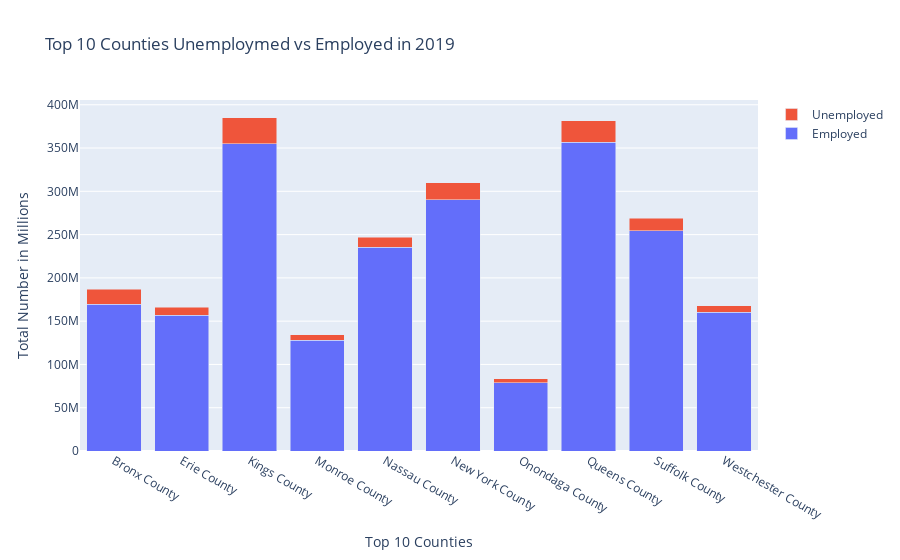

Write notebook code for a chart like this one.
### Code cell
df = UNEMPLOYMENT_BY_Area

x = df['Area']
fig = go.Figure(go.Bar(x=x, y=df['Employed'], name='Employed'))
fig.add_trace(go.Bar(x=x, y=df['Unemployed'], name='Unemployed'))

fig.update_layout(title_text='Top 10 Counties Unemploymed vs Employed in 2019',
                   yaxis_title="Total Number in Millions", xaxis_title="Top 10 Counties",barmode='stack', xaxis={'categoryorder':'category ascending'})
fig.show()

### Figure 1 — Plotly figure (JSON) as saved in the notebook; plotly's stock layout.template omitted (floating-point values rounded to 4 significant figures)
{"data": [{"name": "Employed", "type": "bar", "x": ["Kings County", "Queens County", "New York County", "Suffolk County", "Nassau County", "Bronx County", "Westchester County", "Erie County", "Monroe County", "Onondaga County"], "y": [354746100, 356655800, 290174700, 254646200, 235538900, 169508800, 160091500, 156706700, 127815100, 79057200]}, {"name": "Unemployed", "type": "bar", "x": ["Kings County", "Queens County", "New York County", "Suffolk County", "Nassau County", "Bronx County", "Westchester County", "Erie County", "Monroe County", "Onondaga County"], "y": [30482100, 25077400, 19757400, 13972500, 11504600, 17342200, 7996100, 9643700, 6728400, 4252000]}], "layout": {"barmode": "stack", "title": {"text": "Top 10 Counties Unemploymed vs Employed in 2019"}, "xaxis": {"categoryorder": "category ascending", "title": {"text": "Top 10 Counties"}}, "yaxis": {"title": {"text": "Total Number in Millions"}}}}
